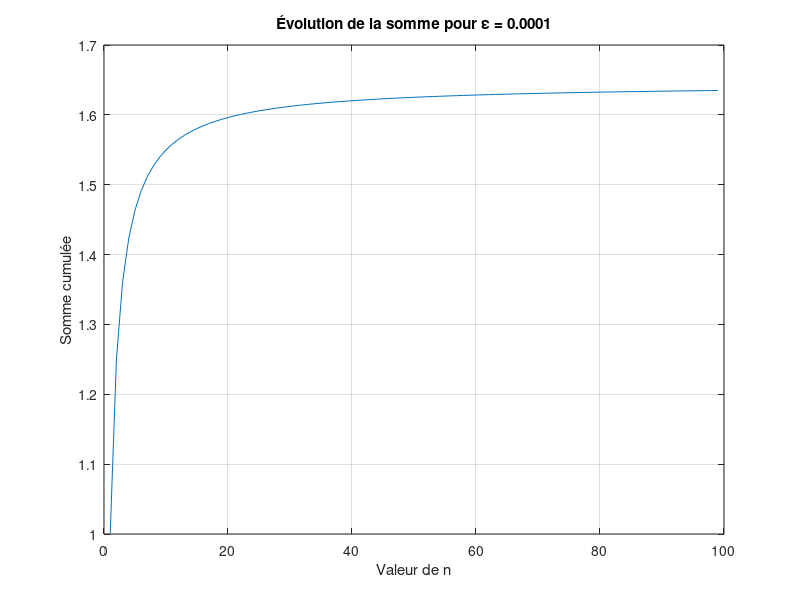

Source code (MATLAB):
clear; clc;

epsilon = 1e-4; 
n = 1;
somme = 0;
historique_somme = []; 

while (1/n^2) > epsilon
    somme = somme + (1/n^2);
    historique_somme(n) = somme; 
    n = n + 1;
end

N = n;
fprintf('Le plus petit entier N tel que 1/N^2 <= %f est : %d\n', epsilon, N);
fprintf('La somme totale est : %f\n', somme);

figure;
plot(1:length(historique_somme), historique_somme);
grid on;
xlabel('Valeur de n');
ylabel('Somme cumulée');
title(['Évolution de la somme pour \epsilon = ', num2str(epsilon)]);
